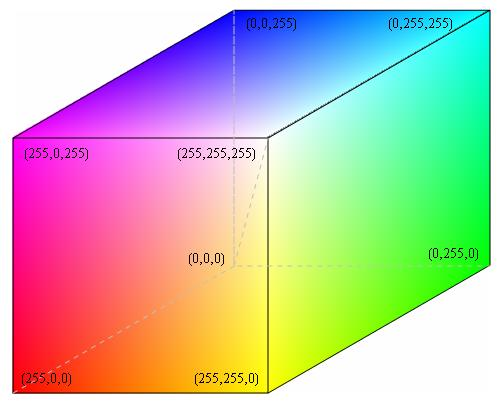
#> input picture process_imagens_psi3471/PSI3471-master/rgbcube_coordenadas.jpg, 502 x 404 px; its folder holds only this picture in this run
$ python -i img_transf.py   (imports and definitions only)
#> lines starting #> are read from the running program, lines starting #| are printed output that depends on the picture; after the words box and inside, x2 and y2 are one past the last pixel; in counts of white or black regions, pixels touching at a corner belong together
#> further down, picture is the input picture: shape (404, 502, 3); mean B, G, R 174.8, 190.4, 195
import cv2
import numpy as np

RED = [0,0,255]
BLACK = [0,0,0]
WHITE = [255,255,255]
GREEN = [0,255,0]

def transformarEmCinza(img):

    '''
    Recebe uma imagem e retorna a mesma em níveis de cinza. A cor desejada será transformada em Branco
    e as demais serão transformadas em preto.

    Inputs

    img: imagem que se deseja transformar em níveis de cinza.

    Output

    img: imagem transformada em preto e branco.
    '''

    '''
    Jeito antigo por método RGB, demorava muito para executar!

    for linha in range(0, img.shape[0]):

        for coluna in range(0, img.shape[1]):

            if np.linalg.norm(img[linha][coluna] - color) < threshold:

                img[linha][coluna] = WHITE

            else:

                img[linha][coluna] = BLACK

    return img
    '''

    # https://stackoverflow.com/questions/30331944/finding-red-color-in-image-using-python-opencv
    # COM A PARTE COMENTADA, O PROGRAMA DEMORAVA 40s pra rodar!!!!!!!!!!
    # com a otimização caiu para entre 5s a 10s, top demais!

    img_hsv = cv2.cvtColor(img, cv2.COLOR_BGR2HSV)
#> img_hsv: shape (404, 502, 3); mean H, S, V 70.8, 129.7, 249.4

    # lower mask (0-10)
    lower_red = np.array([0,50,50])
    upper_red = np.array([20,255,255])
    mask0 = cv2.inRange(img_hsv, lower_red, upper_red)
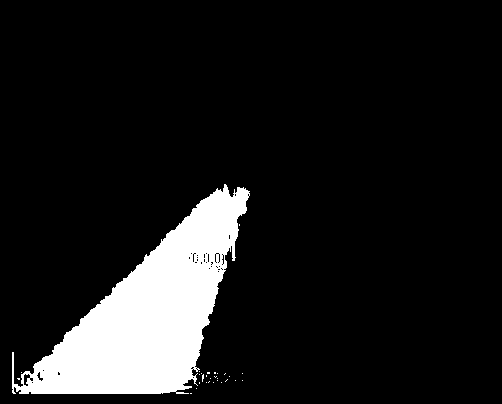
#> mask0: shape (404, 502); 10.8% white; 29 white regions (28 under 20 px), largest, box (x1, y1, x2, y2) and area: (12, 184, 250, 394) 21815

    # upper mask (170-180)
    lower_red = np.array([160,50,50])
    upper_red = np.array([180,255,255])
    mask1 = cv2.inRange(img_hsv, lower_red, upper_red)
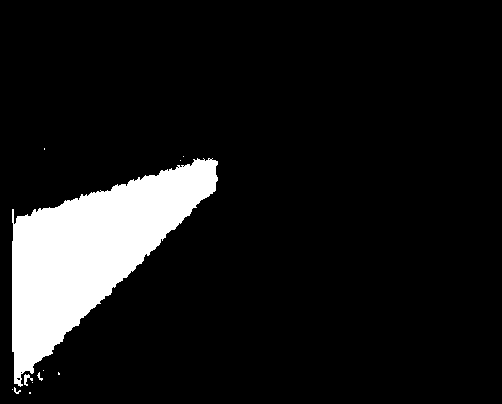
#> mask1: shape (404, 502); 10.2% white; 12 white regions (8 under 20 px), largest, box (x1, y1, x2, y2) and area: (12, 158, 218, 387) 20619, (24, 374, 33, 386) 50, (37, 372, 43, 381) 21, (14, 387, 21, 394) 21

    mask = mask0+mask1
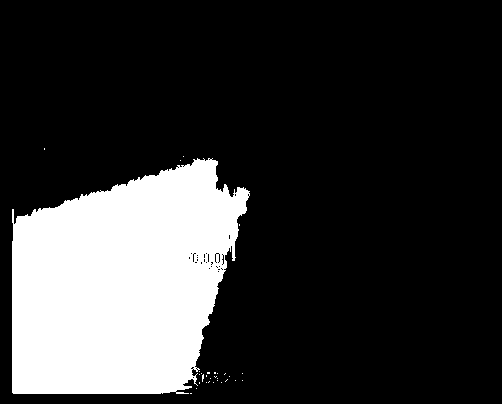
#> mask: shape (404, 502); 21% white; 30 white regions (29 under 20 px), largest, box (x1, y1, x2, y2) and area: (12, 158, 250, 394) 42544

    # set my output img to zero everywhere except my mask
    output_img = img.copy()
    output_img[np.where(mask==0)] = 0
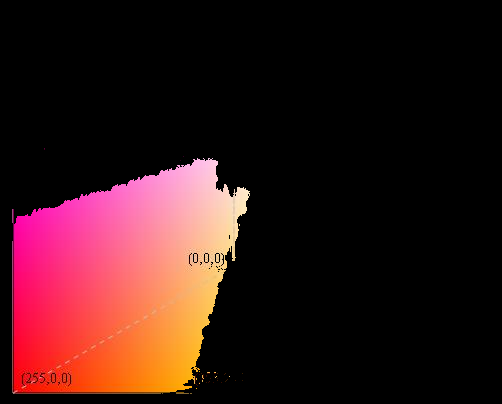
#> output_img: shape (404, 502, 3); mean B, G, R 22.8, 22.8, 52.5

    return output_img


# [108 lines left out: functions get_list_img_resizes, get_placa_proibido, not called in this run]

>>> import cv2
>>> picture = cv2.imread('../rgbcube_coordenadas.jpg')
>>> result = transformarEmCinza(picture)
